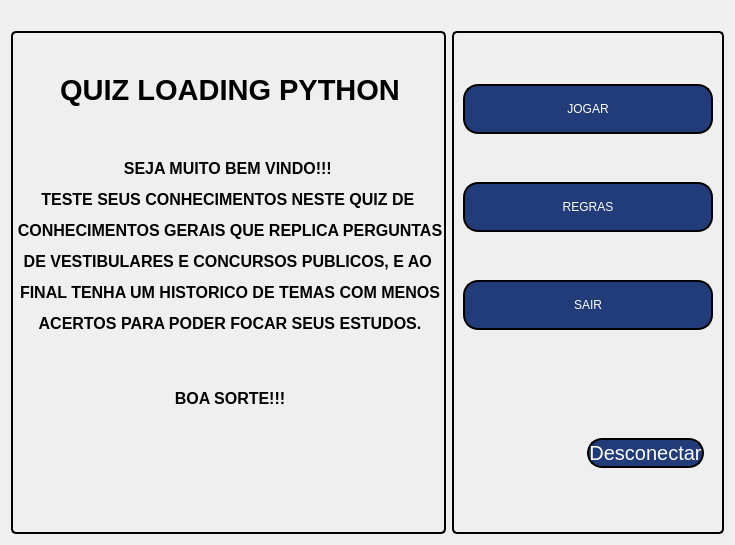
      <widget class="QWidget" name="Pagina_Menu">
       <layout class="QVBoxLayout" name="verticalLayout_5">
        <item>
         <widget class="QLabel" name="label_logo_inicio">
          <property name="maximumSize">
           <size>
            <width>16777215</width>
            <height>250</height>
           </size>
          </property>
          <property name="styleSheet">
           <string notr="true">background-color: rgb(0,0,0,0)</string>
          </property>
          <property name="text">
           <string>&lt;html&gt;&lt;head/&gt;&lt;body&gt;&lt;p align=&quot;center&quot;&gt;&lt;img src=&quot;:/Imagem/Imagens/Unigranrio_com_logo-removebg-preview.png&quot;/&gt;&lt;/p&gt;&lt;/body&gt;&lt;/html&gt;</string>
          </property>
         </widget>
        </item>
        <item>
         <layout class="QHBoxLayout" name="horizontalLayout_2">
          <item>
           <widget class="QLabel" name="label_inicio">
            <property name="maximumSize">
             <size>
              <width>16777215</width>
              <height>16777215</height>
             </size>
            </property>
            <property name="styleSheet">
             <string notr="true">background-color:rgb(34, 60, 122,0);
border: 2px solid;
border-radius:5px;
border-color: black
</string>
            </property>
            <property name="text">
             <string>&lt;html&gt;&lt;head/&gt;&lt;body&gt;&lt;p align=&quot;center&quot;&gt;&lt;span style=&quot; font-weight:600;&quot;&gt;&lt;br/&gt;&lt;/span&gt;&lt;/p&gt;&lt;p align=&quot;center&quot;&gt;&lt;span style=&quot; font-size:22pt; font-weight:600;&quot;&gt;QUIZ LOADING PYTHON&lt;/span&gt;&lt;/p&gt;&lt;p align=&quot;center&quot;&gt;&lt;span style=&quot; font-weight:600;&quot;&gt;&lt;br/&gt;&lt;/span&gt;&lt;/p&gt;&lt;p align=&quot;center&quot;&gt;&lt;span style=&quot; font-size:12pt; font-weight:600;&quot;&gt;SEJA MUITO BEM VINDO!!! &lt;/span&gt;&lt;/p&gt;&lt;p align=&quot;center&quot;&gt;&lt;span style=&quot; font-size:12pt; font-weight:600;&quot;&gt;TESTE SEUS CONHECIMENTOS NESTE QUIZ DE &lt;/span&gt;&lt;/p&gt;&lt;p align=&quot;center&quot;&gt;&lt;span style=&quot; font-size:12pt; font-weight:600;&quot;&gt;CONHECIMENTOS GERAIS QUE REPLICA PERGUNTAS&lt;/span&gt;&lt;/p&gt;&lt;p align=&quot;center&quot;&gt;&lt;span style=&quot; font-size:12pt; font-weight:600;&quot;&gt;DE VESTIBULARES E CONCURSOS PUBLICOS, E AO &lt;/span&gt;&lt;/p&gt;&lt;p align=&quot;center&quot;&gt;&lt;span style=&quot; font-size:12pt; font-weight:600;&quot;&gt;FINAL TENHA UM HISTORICO DE TEMAS COM MENOS&lt;/span&gt;&lt;/p&gt;&lt;p align=&quot;center&quot;&gt;&lt;span style=&quot; font-size:12pt; font-weight:600;&quot;&gt;ACERTOS PARA PODER FOCAR SEUS ESTUDOS.&lt;/span&gt;&lt;/p&gt;&lt;p align=&quot;center&quot;&gt;&lt;span style=&quot; font-size:12pt; font-weight:600;&quot;&gt;&lt;br/&gt;&lt;/span&gt;&lt;/p&gt;&lt;p align=&quot;center&quot;&gt;&lt;span style=&quot; font-size:12pt; font-weight:600;&quot;&gt;BOA SORTE!!!&lt;/span&gt;&lt;/p&gt;&lt;p align=&quot;center&quot;&gt;&lt;span style=&quot; font-size:12pt; font-weight:600;&quot;&gt;&lt;br/&gt;&lt;/span&gt;&lt;/p&gt;&lt;p align=&quot;center&quot;&gt;&lt;span style=&quot; font-weight:600;&quot;&gt;&lt;br/&gt;&lt;/span&gt;&lt;/p&gt;&lt;p align=&quot;center&quot;&gt;&lt;span style=&quot; font-weight:600;&quot;&gt;&lt;br/&gt;&lt;/span&gt;&lt;/p&gt;&lt;/body&gt;&lt;/html&gt;</string>
            </property>
           </widget>
          </item>
          <item>
           <widget class="QFrame" name="frame">
            <property name="styleSheet">
             <string notr="true">background-color:rgb(34, 60, 122,0);
border: 2px solid;
border-radius:5px;
border-color: black
</string>
            </property>
            <property name="frameShape">
             <enum>QFrame::StyledPanel</enum>
            </property>
            <property name="frameShadow">
             <enum>QFrame::Raised</enum>
            </property>
            <layout class="QVBoxLayout" name="verticalLayout_3">
             <item alignment="Qt::AlignHCenter">
              <widget class="QPushButton" name="btn_jogar">
               <property name="sizePolicy">
                <sizepolicy hsizetype="Preferred" vsizetype="Preferred">
                 <horstretch>0</horstretch>
                 <verstretch>0</verstretch>
                </sizepolicy>
               </property>
               <property name="minimumSize">
                <size>
                 <width>250</width>
                 <height>50</height>
                </size>
               </property>
               <property name="maximumSize">
                <size>
                 <width>250</width>
                 <height>50</height>
                </size>
               </property>
               <property name="cursor">
                <cursorShape>PointingHandCursor</cursorShape>
               </property>
               <property name="styleSheet">
                <string notr="true">QPushButton{

	background-color:rgb(34, 60, 122);
	color: rgb(255,255,255);
	border: 2px solid;
	border-radius: 15px;
	border-color: black
}

QPushButton:hover{

	color: rgb(34, 60, 122);
	background-color: rgb(255,255,255);
}
</string>
               </property>
               <property name="text">
                <string>JOGAR</string>
               </property>
              </widget>
             </item>
             <item alignment="Qt::AlignHCenter">
              <widget class="QPushButton" name="btn_regras">
               <property name="sizePolicy">
                <sizepolicy hsizetype="Preferred" vsizetype="Preferred">
                 <horstretch>0</horstretch>
                 <verstretch>0</verstretch>
                </sizepolicy>
               </property>
               <property name="minimumSize">
                <size>
                 <width>250</width>
                 <height>50</height>
                </size>
               </property>
               <property name="maximumSize">
                <size>
                 <width>250</width>
                 <height>50</height>
                </size>
               </property>
               <property name="cursor">
                <cursorShape>PointingHandCursor</cursorShape>
               </property>
               <property name="styleSheet">
                <string notr="true">QPushButton{

	background-color:rgb(34, 60, 122);
	color: rgb(255,255,255);
	border: 2px solid;
	border-radius: 15px;
	border-color: black
}

QPushButton:hover{

	color: rgb(34, 60, 122);
	background-color: rgb(255,255,255);
}
</string>
               </property>
               <property name="text">
                <string>REGRAS</string>
               </property>
              </widget>
             </item>
             <item alignment="Qt::AlignHCenter">
              <widget class="QPushButton" name="btn_sair">
               <property name="sizePolicy">
                <sizepolicy hsizetype="Preferred" vsizetype="Preferred">
                 <horstretch>0</horstretch>
                 <verstretch>0</verstretch>
                </sizepolicy>
               </property>
               <property name="minimumSize">
                <size>
                 <width>250</width>
                 <height>50</height>
                </size>
               </property>
               <property name="maximumSize">
                <size>
                 <width>250</width>
                 <height>50</height>
                </size>
               </property>
               <property name="cursor">
                <cursorShape>PointingHandCursor</cursorShape>
               </property>
               <property name="styleSheet">
                <string notr="true">QPushButton{

	background-color:rgb(34, 60, 122);
	color: rgb(255,255,255);
	border: 2px solid;
	border-radius: 15px;
	border-color: black
}

QPushButton:hover{

	color: rgb(34, 60, 122);
	background-color: rgb(255,255,255);
}
</string>
               </property>
               <property name="text">
                <string>SAIR</string>
               </property>
              </widget>
             </item>
             <item>
              <spacer name="verticalSpacer_2">
               <property name="orientation">
                <enum>Qt::Vertical</enum>
               </property>
               <property name="sizeType">
                <enum>QSizePolicy::Fixed</enum>
               </property>
               <property name="sizeHint" stdset="0">
                <size>
                 <width>10</width>
                 <height>50</height>
                </size>
               </property>
              </spacer>
             </item>
             <item>
              <widget class="QFrame" name="frame_13">
               <property name="sizePolicy">
                <sizepolicy hsizetype="Preferred" vsizetype="Preferred">
                 <horstretch>0</horstretch>
                 <verstretch>0</verstretch>
                </sizepolicy>
               </property>
               <property name="maximumSize">
                <size>
                 <width>16777215</width>
                 <height>50</height>
                </size>
               </property>
               <property name="styleSheet">
                <string notr="true">border:nome</string>
               </property>
               <property name="frameShape">
                <enum>QFrame::StyledPanel</enum>
               </property>
               <property name="frameShadow">
                <enum>QFrame::Raised</enum>
               </property>
               <layout class="QHBoxLayout" name="horizontalLayout_10">
                <item>
                 <widget class="QLabel" name="label_nome_logado">
                  <property name="font">
                   <font>
                    <pointsize>15</pointsize>
                   </font>
                  </property>
                  <property name="text">
                   <string/>
                  </property>
                  <property name="alignment">
                   <set>Qt::AlignRight|Qt::AlignTrailing|Qt::AlignVCenter</set>
                  </property>
                 </widget>
                </item>
                <item>
                 <widget class="QPushButton" name="pushButton">
                  <property name="maximumSize">
                   <size>
                    <width>150</width>
                    <height>30</height>
                   </size>
                  </property>
                  <property name="font">
                   <font>
                    <pointsize>15</pointsize>
                   </font>
                  </property>
                  <property name="styleSheet">
                   <string notr="true">QPushButton{

	background-color:rgb(34, 60, 122);
	color: rgb(255,255,255);
	border: 2px solid;
	border-radius: 15px;
	border-color: black
}

QPushButton:hover{

	color: rgb(34, 60, 122);
	background-color: rgb(255,255,255);
}
</string>
                  </property>
                  <property name="text">
                   <string>Desconectar</string>
                  </property>
                 </widget>
                </item>
               </layout>
              </widget>
             </item>
            </layout>
           </widget>
          </item>
         </layout>
        </item>
       </layout>
      </widget>
